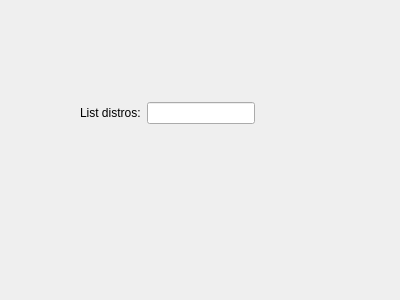
<?xml version="1.0" encoding="UTF-8"?>
<ui version="4.0">
 <class>Settings</class>
 <widget class="QDialog" name="Settings">
  <property name="geometry">
   <rect>
    <x>0</x>
    <y>0</y>
    <width>400</width>
    <height>300</height>
   </rect>
  </property>
  <property name="windowTitle">
   <string>Dialog</string>
  </property>
  <widget class="QWidget" name="">
   <property name="geometry">
    <rect>
     <x>80</x>
     <y>100</y>
     <width>175</width>
     <height>26</height>
    </rect>
   </property>
   <layout class="QHBoxLayout" name="horizontalLayout">
    <item>
     <widget class="QLabel" name="label">
      <property name="text">
       <string>List distros:</string>
      </property>
     </widget>
    </item>
    <item>
     <widget class="QLineEdit" name="lineEdit"/>
    </item>
   </layout>
  </widget>
 </widget>
 <resources/>
 <connections/>
</ui>
